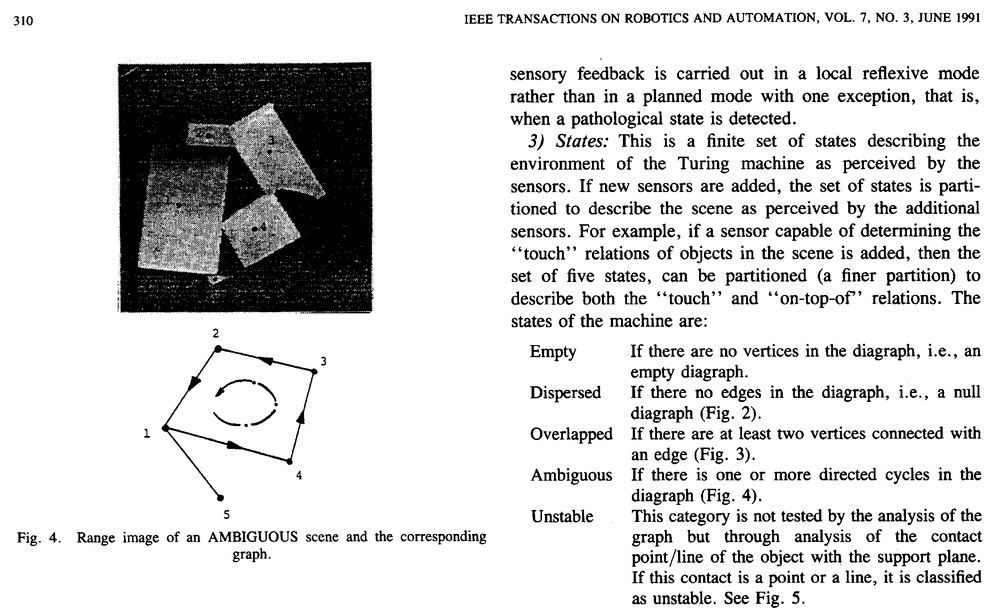
#> input picture t3/bitmap.pbm, 1000 x 615 px, shrunk from 2233 x 1374 before the run
$ python morphological_operations.py
#> lines starting #> are read from the running program, lines starting #| are printed output that depends on the picture
"""
Trabalho 3 - Operações Morfológicas
Nathália Harumi Kuromiya
RA 175188
"""
import cv2
import os
import numpy as np

def _get_image(filename):
    """ Get a .PBM image by its filepath

        Args:
        filename (str): the filepath of the image

        Returns:
        np.ndarray: image
    """
#> called with filename = 'bitmap.pbm'
    return cv2.imread(filename, -1)
#> returned value is the input picture: shape (615, 1000); min 0, max 255, mean 215.8

def _save_image(image, filename, sufix):
    """ Save images in .PBM at "results" directory based on its previous filename

        Args:
        image (np.ndarray): image to be saved
        filename (str): the filepath of the image
        sufix (str): the sufix to be add to the new filename

    """

    # Create directory
    if not os.path.exists("results"):
        os.mkdir("results")

    # Set filepath
    saving_filename = "results/" + filename.split("/")[-1][:-4] + "_" + sufix + ".pbm"

    # Save image
    cv2.imwrite(saving_filename, image)

def _closing(image, kernel):
    """ Implement the closing operation using dilate and erode

    Args:
    image (np.ndarray): original image
    kernel (np.array): the structural element kernel

    Returns:
    np.ndarray: image after closing operation
    """
    return cv2.erode(cv2.dilate(image, kernel), kernel)

def _preprocessing(image):
    ROW_STRUCTURAL_KERNEL = np.ones((1, 100))
    COLUMN_STRUCTURAL_KERNEL = np.ones((200, 1))
    POS_STRUCTURAL_KERNEL = np.ones((1, 30))

    image = cv2.bitwise_not(image)
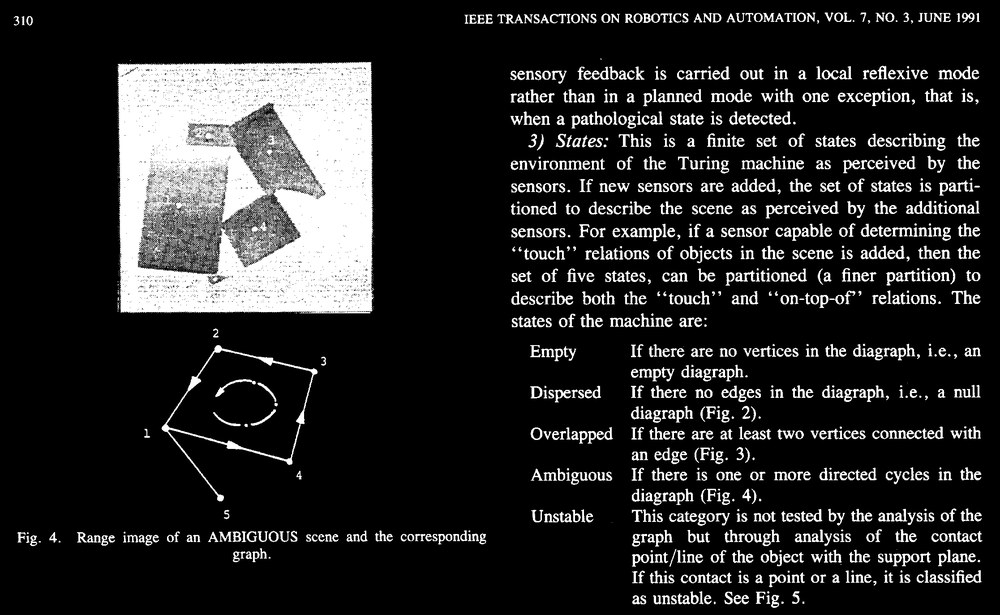
#> image: shape (615, 1000); min 0, max 255, mean 39.2

    row_closing = _closing(image, ROW_STRUCTURAL_KERNEL)
#> in _closing, `return cv2.erode(cv2.dilate(image, kernel), kernel)`:
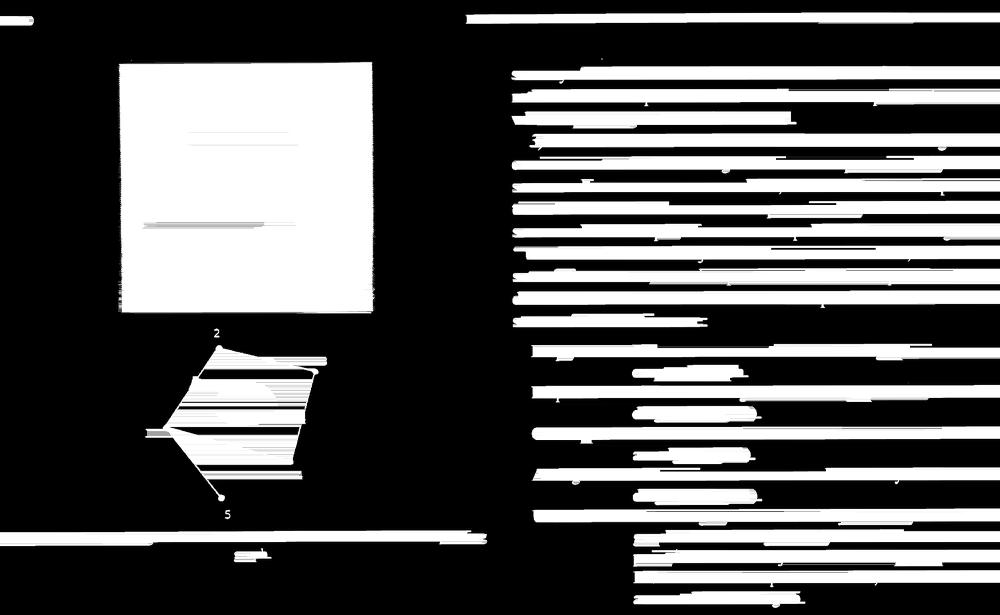
#> returned value: shape (615, 1000); min 0, max 255, mean 85.9
    column_closing = _closing(image, COLUMN_STRUCTURAL_KERNEL)
#> in _closing (call 2), `return cv2.erode(cv2.dilate(image, kernel), kernel)`:
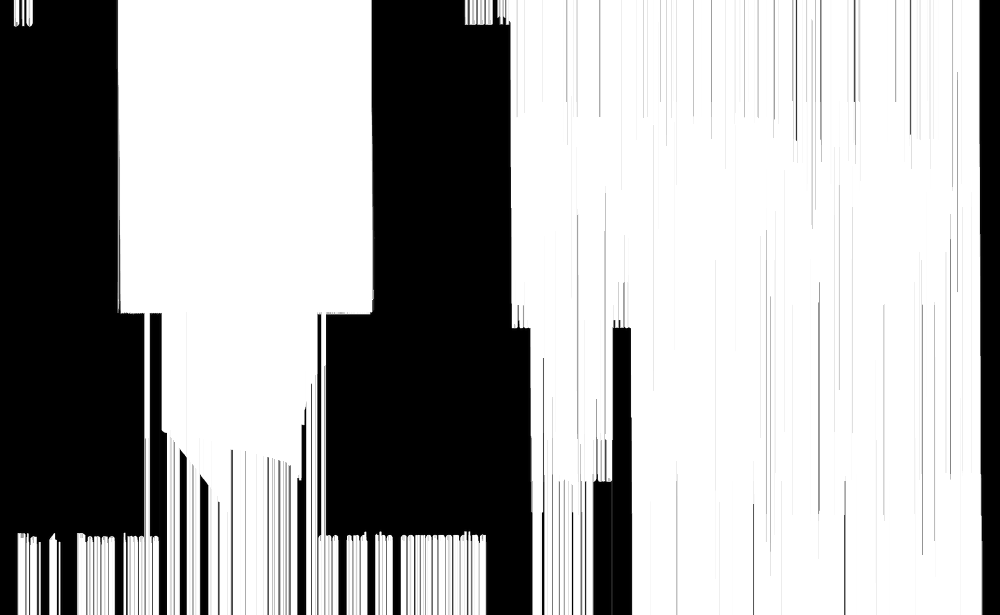
#> returned value: shape (615, 1000); min 0, max 255, mean 170.6

    merged_image = cv2.bitwise_and(row_closing, column_closing)
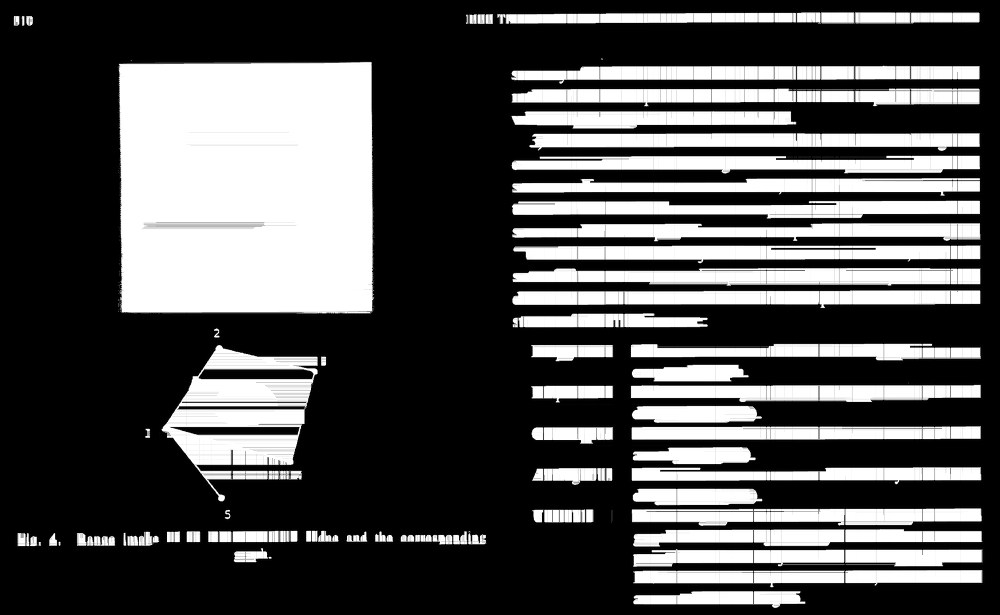
#> merged_image: shape (615, 1000); min 0, max 255, mean 81.3
    return _closing(merged_image, POS_STRUCTURAL_KERNEL)
#> in _closing (call 3), `return cv2.erode(cv2.dilate(image, kernel), kernel)`:
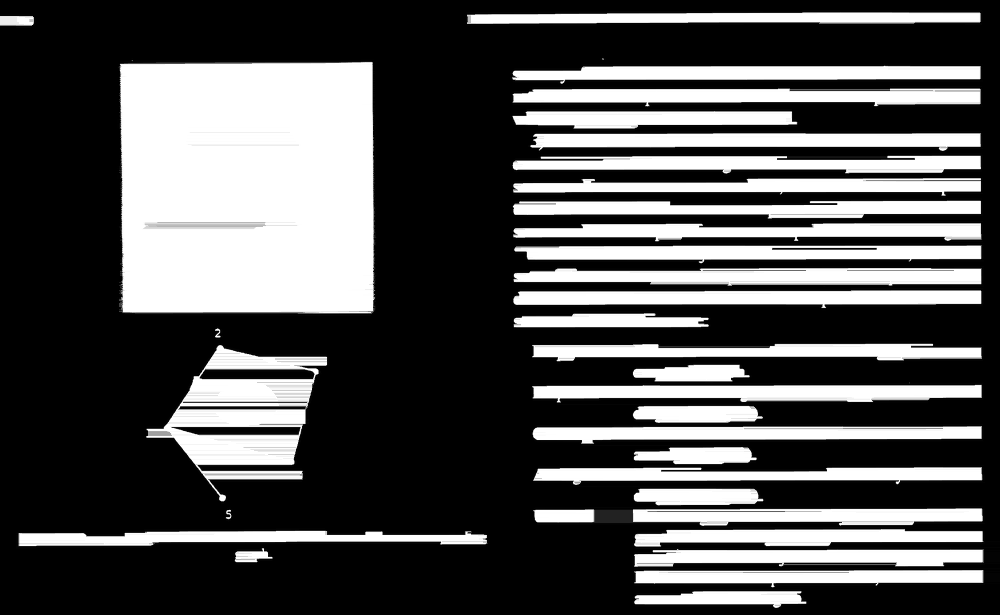
#> returned value: shape (615, 1000); min 0, max 255, mean 83.2

def _get_ratios(image, components):
    black_pixels_ratio = []
    transitions_ratio = []
    for component in components:
        area = component[2] * component[3]
        black_pixels = _get_black_pixels_per_component(image, component)
        transitions = _get_transitions_per_component(image, component)

        black_pixels_ratio.append(black_pixels/area)
        transitions_ratio.append(transitions/black_pixels)
    return black_pixels_ratio, transitions_ratio

def _get_black_pixels_per_component(image, component):
    x_min, y_min, w, h, area = component
    black_pixels = 0
    for i in range(h):
        y = y_min + i
        for j in range(w):
            x = x_min + j
            if image[y, x] == 255:
                black_pixels = black_pixels + 1
    return black_pixels

def _get_transitions_per_component(image, component):
    x_min, y_min, w, h, area = component
    transitions = 0
    for i in range(h - 1):
        y = y_min + i
        for j in range(w - 1):
            x = x_min + j
            if bool(image[y, x]) ^ bool(image[y + 1, x]):
                transitions = transitions + 1
            if bool(image[y, x]) ^ bool(image[y, x + 1]):
                transitions = transitions + 1
    return transitions

def _get_components_coordenates(image):
    n_labels, labels, stats, centroids = cv2.connectedComponentsWithStats(image)
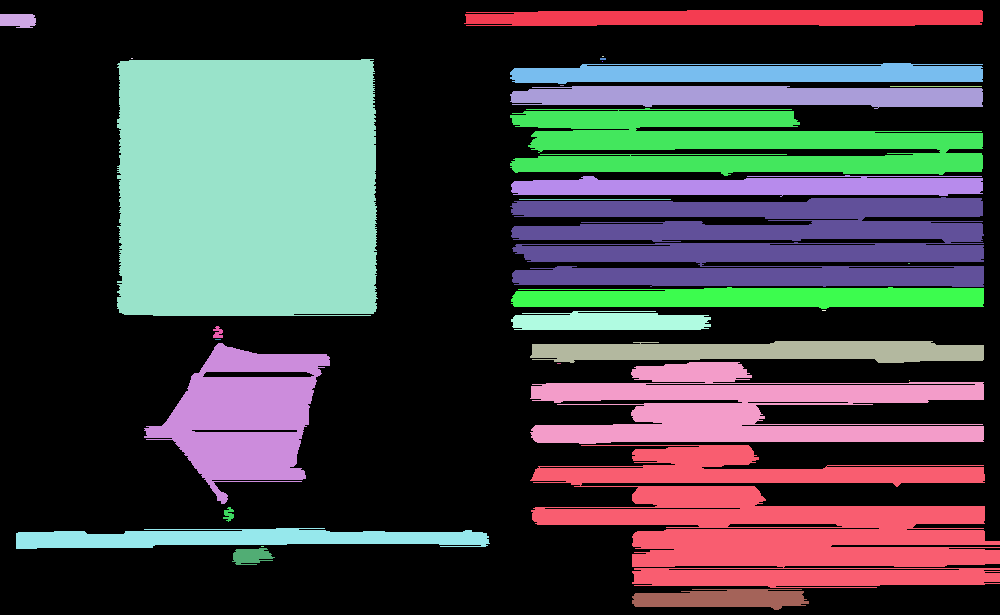
#> labels: shape (615, 1000) int32; 33 distinct labels, from 0 to 32; one colour per label, 0 black
#> n_labels = 33; stats = 33 rows, first 6: [0, 0, 1000, 615, 355943], [464, 10, 519, 16, 7593], [0, 14, 36, 14, 450], [602, 56, 2, 1, 2], [131, 58, 2, 1, 2], [117, 59, 261, 257, 65477]; centroids = 33 pairs, first value 17.56 to 935.5, second value 17.48 to 598.3
    return stats

def _get_text_components(components, black_pixels_ratios, transitions_ratios):
    return components

def main():
    original_image = _get_image("bitmap.pbm")
    image = _preprocessing(original_image)
    components = _get_components_coordenates(image)
#> components has the same summary as stats in _get_components_coordenates
    black_pixels_ratios, transitions_ratios = _get_ratios(original_image, components)
#> the loop in _get_ratios, `for component in components:` made 33 passes
#> (component, black_pixels, transitions) on passes 1, 2, 3, 6, 9, 11, 12, 13, 14, 15: ([0, 0, 1000, 615, 355943], 451490, 61906), ([464, 10, 519, 16, 7593], 3631, 1318), ([0, 14, 36, 14, 450], 305, 50), ([117, 59, 261, 257, 65477], 2143, 26600), ([510, 63, 473, 21, 7928], 5636, 1756), ([510, 86, 473, 23, 8606], 6536, 1600), ([890, 86, 92, 1, 92], 86, 0), ([510, 108, 473, 68, 21432], 21067, 4110), ([511, 175, 472, 22, 7789], 6053, 1492), ([510, 197, 474, 90, 33234], 24871, 6430)
#> after the loop in _get_ratios, `for component in components:`: black_pixels_ratio = 33 values, max 1 at index 3, min 0.0319 at index 5, mean 0.645; transitions_ratio = 33 values, max 12.41 at index 5, min 0 at index 3, mean 0.51
#> black_pixels_ratios has the same summary as black_pixels_ratio in _get_ratios; transitions_ratios has the same summary as transitions_ratio in _get_ratios
    text_components = _get_text_components(components, black_pixels_ratios, transitions_ratios)
#> text_components has the same summary as stats in _get_components_coordenates

if __name__ == '__main__':
    main()
